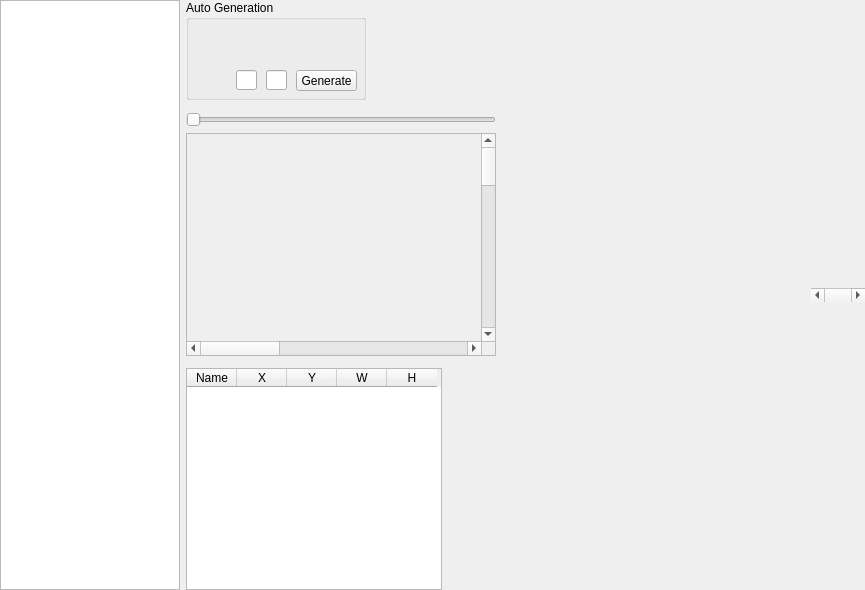
<?xml version="1.0" encoding="UTF-8"?>
<ui version="4.0">
 <class>ImageSetPanel</class>
 <widget class="QWidget" name="ImageSetPanel">
  <property name="geometry">
   <rect>
    <x>0</x>
    <y>0</y>
    <width>865</width>
    <height>590</height>
   </rect>
  </property>
  <property name="windowTitle">
   <string>Form</string>
  </property>
  <layout class="QVBoxLayout" name="verticalLayout_2">
   <property name="margin">
    <number>0</number>
   </property>
   <item>
    <layout class="QGridLayout" name="gridLayout">
     <item row="0" column="0">
      <widget class="QListWidget" name="ListImageSets">
       <property name="sizePolicy">
        <sizepolicy hsizetype="Fixed" vsizetype="Expanding">
         <horstretch>0</horstretch>
         <verstretch>0</verstretch>
        </sizepolicy>
       </property>
       <property name="maximumSize">
        <size>
         <width>180</width>
         <height>16777215</height>
        </size>
       </property>
      </widget>
     </item>
     <item row="0" column="1">
      <layout class="QVBoxLayout" name="verticalLayout">
       <item>
        <widget class="QGroupBox" name="groupBox">
         <property name="sizePolicy">
          <sizepolicy hsizetype="Fixed" vsizetype="Fixed">
           <horstretch>0</horstretch>
           <verstretch>0</verstretch>
          </sizepolicy>
         </property>
         <property name="minimumSize">
          <size>
           <width>180</width>
           <height>100</height>
          </size>
         </property>
         <property name="title">
          <string>Auto Generation</string>
         </property>
         <property name="checkable">
          <bool>false</bool>
         </property>
         <widget class="QPushButton" name="pushButton">
          <property name="geometry">
           <rect>
            <x>110</x>
            <y>70</y>
            <width>61</width>
            <height>21</height>
           </rect>
          </property>
          <property name="text">
           <string>Generate</string>
          </property>
         </widget>
         <widget class="QLineEdit" name="lineEdit_3">
          <property name="geometry">
           <rect>
            <x>50</x>
            <y>70</y>
            <width>21</width>
            <height>20</height>
           </rect>
          </property>
         </widget>
         <widget class="QLineEdit" name="lineEdit_4">
          <property name="geometry">
           <rect>
            <x>80</x>
            <y>70</y>
            <width>21</width>
            <height>20</height>
           </rect>
          </property>
         </widget>
        </widget>
       </item>
       <item>
        <widget class="QWidget" name="widget" native="true"/>
       </item>
       <item>
        <widget class="QSlider" name="horizontalSlider">
         <property name="orientation">
          <enum>Qt::Horizontal</enum>
         </property>
        </widget>
       </item>
       <item>
        <widget class="QScrollArea" name="scrollArea">
         <property name="widgetResizable">
          <bool>true</bool>
         </property>
         <widget class="QWidget" name="scrollAreaWidgetContents">
          <property name="geometry">
           <rect>
            <x>0</x>
            <y>0</y>
            <width>1000</width>
            <height>1000</height>
           </rect>
          </property>
          <property name="minimumSize">
           <size>
            <width>1000</width>
            <height>1000</height>
           </size>
          </property>
         </widget>
        </widget>
       </item>
       <item>
        <layout class="QGridLayout" name="gridLayout_2"/>
       </item>
       <item>
        <widget class="QWidget" name="widget_2" native="true"/>
       </item>
       <item>
        <widget class="QTableWidget" name="ListSubImages">
         <property name="sizePolicy">
          <sizepolicy hsizetype="Fixed" vsizetype="Expanding">
           <horstretch>0</horstretch>
           <verstretch>0</verstretch>
          </sizepolicy>
         </property>
         <property name="maximumSize">
          <size>
           <width>256</width>
           <height>16777215</height>
          </size>
         </property>
         <property name="columnCount">
          <number>5</number>
         </property>
         <attribute name="horizontalHeaderDefaultSectionSize">
          <number>50</number>
         </attribute>
         <column>
          <property name="text">
           <string>Name</string>
          </property>
         </column>
         <column>
          <property name="text">
           <string>X</string>
          </property>
         </column>
         <column>
          <property name="text">
           <string>Y</string>
          </property>
         </column>
         <column>
          <property name="text">
           <string>W</string>
          </property>
         </column>
         <column>
          <property name="text">
           <string>H</string>
          </property>
         </column>
        </widget>
       </item>
      </layout>
     </item>
     <item row="0" column="4">
      <layout class="QGridLayout" name="gridLayout_3"/>
     </item>
     <item row="0" column="2">
      <spacer name="horizontalSpacer">
       <property name="orientation">
        <enum>Qt::Horizontal</enum>
       </property>
       <property name="sizeHint" stdset="0">
        <size>
         <width>40</width>
         <height>20</height>
        </size>
       </property>
      </spacer>
     </item>
     <item row="0" column="3">
      <widget class="QScrollBar" name="horizontalScrollBar">
       <property name="orientation">
        <enum>Qt::Horizontal</enum>
       </property>
      </widget>
     </item>
    </layout>
   </item>
  </layout>
 </widget>
 <resources/>
 <connections/>
</ui>
